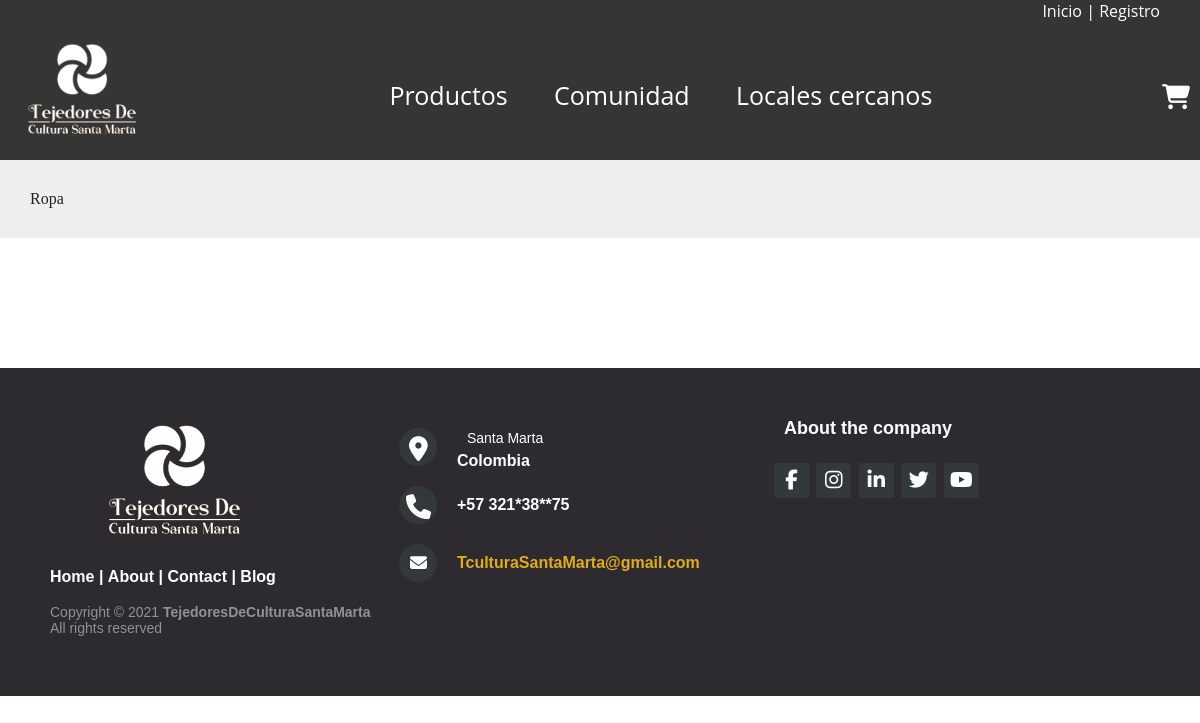
The page /vistas/MostrasProductos.php on the database as committed earlier.
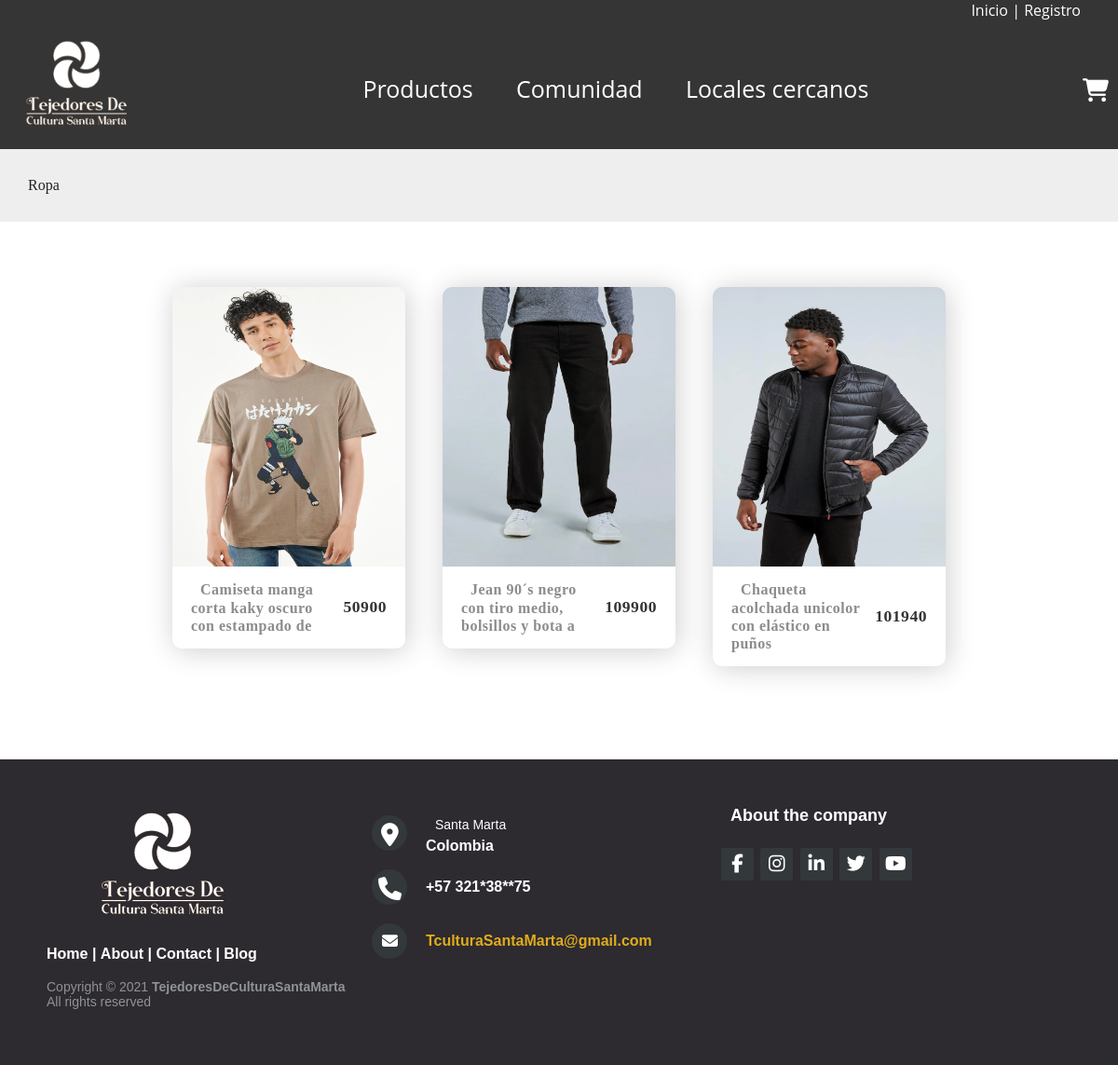
The same page on the database as committed later.
### tables this page shows
CREATE TABLE `producto` (
  `idProducto` int(11) NOT NULL,
  `nombre` varchar(50) NOT NULL,
  `descripcion` varchar(5000) NOT NULL,
  `unidadesDisponibles` int(11) NOT NULL,
  `valorUnidad` decimal(10,0) NOT NULL,
  `idcategoriaproducto` int(11) NOT NULL,
  `idtalla` int(11) DEFAULT NULL,
  `idusuario` int(11) DEFAULT NULL
);

CREATE TABLE `foto` (
  `idFoto` int(11) NOT NULL,
  `urlFoto` varchar(200) NOT NULL,
  `idProducto` int(11) NOT NULL
);

### controlador/mdb/mdbProductos.php (called while the page is built, shortened)
<?php
function leerProductos() {
    require_once(__DIR__."/../../modelo/dao/productoDAO.php");
    $dao = new ProductoDAO();
    $productos = $dao->leerProductos();
    return $productos;
}
?>

### modelo/dao/DataSource.php (called while the page is built, shortened)
<?php
class DataSource {
    private $conexion;
    public function __construct(){
        try {
            $config = fopen(__DIR__ . "/../../conf/config.json", "r");
            $content = "";
            while (!feof($config)) {
                $content .= fgets($config);
            }
            $json = json_decode($content, true);
            $this->cadenaConexion = "mysql:host=" . $json['host'] . ";dbname=" . $json['database'] . ';charset=utf8';
            $this->conexion = new PDO($this->cadenaConexion, $json['username'], $json['password']);
        } catch (PDOException $ex) {
            echo $ex->getMessage();
        }
    }
    public function ejecutarConsulta($sql = "", $values = array()){
        if ($sql != "") {
            $consulta = $this->conexion->prepare($sql);
            $consulta->execute($values);
            $tablaDatos = $consulta->fetchAll(PDO::FETCH_ASSOC);
            return $tablaDatos;
        } else {
            return 0;
        }
    }
}
?>

### modelo/dao/ProductoDAO.php (called while the page is built, shortened)
<?php
require_once(__DIR__ . "/DataSource.php");
require_once(__DIR__ . "/../entidad/Producto.php");
class ProductoDAO {
    public function leerProductos() {
        $data_source = new DataSource();
        $data_table = $data_source->ejecutarConsulta("SELECT * FROM producto");
        $productos = array();
        foreach ($data_table as $row) {
            $producto = new Producto(
                $row["idProducto"],
                $row["nombre"],
                $row["descripcion"],
                $row["unidadesDisponibles"],
                $row["valorUnidad"],
                $row["idcategoriaproducto"],
                $row["idtalla"],
                $row["idusuario"]
            );
            array_push($productos, $producto);
        }
        return $productos;
    }
}
?>

### modelo/entidad/Producto.php (called while the page is built, shortened)
<?php
class Producto
{
    private $idProducto;
    private $nombre;
    private $valorUnidad;
    public function __construct($idProducto, $nombre, $descripcion, $unidadesDisponibles, $valorUnidad, $idCategoriaProducto, $idTalla, $idUsuario) {
        $this->idProducto = $idProducto;
        $this->nombre = $nombre;
        $this->valorUnidad = $valorUnidad;
    }
    public function getIdProducto() {
        return $this->idProducto;
    }
    public function getNombre() {
        return $this->nombre;
    }
    public function getValorUnidad() {
        return $this->valorUnidad;
    }
}
?>

### controlador/mdb/mdbFoto.php (called while the page is built, shortened)
<?php
    function buscarFotoPorIdProducto($id) {
        require_once(__DIR__."/../../modelo/dao/FotoDAO.php");
        $dao = new FotoDAO();
        $foto = $dao->buscarFotoPorIdProducto($id);
        return $foto;
    }
?>

### modelo/dao/FotoDAO.php (called while the page is built, shortened)
<?php
require_once(__DIR__ . "/DataSource.php");
require_once(__DIR__ . "/../entidad/Foto.php");
class FotoDAO {
    public function buscarFotoPorIdProducto($id) {
        $data_source = new DataSource();
        $query = "SELECT * FROM foto WHERE idProducto = :id";
        $result = $data_source->ejecutarConsulta($query, array(':id' => $id));
        if (count($result) > 0) {
            $foto = new Foto(
                $result[0]["idFoto"],
                $result[0]["urlFoto"],
                $result[0]["idProducto"]
            );
            return $foto;
        } else {
            return null;
        }
    }
}
?>

### modelo/entidad/Foto.php (called while the page is built, shortened)
<?php
class Foto {
    private $urlFoto;
    public function __construct($idFoto, $urlFoto, $idProducto) {
        $this->urlFoto = $urlFoto;
    }
    public function getUrlFoto() {
        return $this->urlFoto;
    }
}
?>

### vistas/MostrasProductos.php (the view, shortened to what this page needs)
<?php
    require_once (__DIR__.'/../controlador/mdb/mdbProductos.php');
    require_once (__DIR__.'/../modelo/entidad/Producto.php');
    require_once (__DIR__.'/../controlador/mdb/mdbFoto.php');
    require_once (__DIR__.'/../modelo/entidad/Foto.php');
?>
<!DOCTYPE html>
<html lang="es">
<head>
    <link rel="stylesheet" href="css/styleMostrasProductos.css">
    <link rel="stylesheet" href="css/styleHeaderFooter.css">
    <link rel="stylesheet" href="https://cdnjs.cloudflare.com/ajax/libs/font-awesome/6.2.1/css/all.min.css"/>
</head>
<body>
    <header>
        <?php
        require_once("templates/Header.php");
        ?>
    </header>
    <div class="container-title">Ropa</div>
    <div class="container">
        <?php
        $aregloProducto = leerProductos();
        foreach ($aregloProducto as $Producto => $produc) { ?>
            <div class="card-container">
                <div class="item-a">
                    <div class="box">
                        <div class="slide-img">
                            <?php  $foto = buscarFotoPorIdProducto($produc->getIdProducto());
                            if($foto!=null){
                                $imagen = $foto->getUrlFoto();
                            }else{
                                $imagen="SinFoto.png";
                            }
                            ?>
                            <img src="../Fotos/<?php  echo $imagen ?>" alt="" />
                        </div>
                        <div class="detail-box">
                            <div class="type">
                                <a><span><?php
                                echo $produc->getNombre() ?></span></a>
                            </div>
                            <a class="price"><?php echo $produc->getValorUnidad()?></a>
                        </div>
                    </div>
                </div>
            </div>
        <?php ; } ?>
    </div>
    <footer>
        <?php
        require_once("./Templates/Footer.php");
     ?>
    </footer>
<body>
</html>

### vistas/Templates/Header.php (shortened to what this page needs)
<header>
        <div class="seccion">
            <ul>
                <li>
                    <ul class="menu">
                    <li>
                        <?php
                        if (isset($_SESSION['NOMBRE_USUARIO'])) {
                            echo '<a href="#"><div class="profile-dropdown-btn"><div class="profile-img"></div><span>' . $_SESSION['NOMBRE_USUARIO'] . '<i class="fa-solid fa-angle-down"></i></span></a>';
                            echo '<ul class="submenu2">';
                            echo '<li><a clas="enlace_seccion" href="funciones/carrito/index.html"><i class="fa-solid fa-cart-shopping"></i> Compras</a></li>';
                            if ($_SESSION['ROL_USUARIO'] == "Vendedor") {
                            echo '<li><a clas="enlace_seccion" href="./RegistroProducto.php"><i class="fa-solid fa-chart-line"></i> Vender</a></li>';
                            }
                            echo '<li><a href="./verPerfil.php"><i class="fa-regular fa-user"></i> Perfil</a></li>';
                            echo '<li><a href="#"><i class="fa-solid fa-sliders"></i> Configuración</a></li>';
                            echo '<li><a href="#"><i class="fa-regular fa-circle-question"></i> Servicio de soporte</a></li>';
                            echo '<hr />';
                            echo '<li><a href="../controlador/action/act_lagout.php"><i class="fa-solid fa-arrow-right-from-bracket"></i> Cerrar sesión</a></li>';
                            echo '</ul>';
                        } else {
                            echo '<a href="RegistroLogin.php" class="enlace_seccion">Inicio | Registro</a>';
                        }
                        ?>
                    </li>
                    </ul>
                </li>
            </ul>
        </div>
        <div class="contenido-header">
            <div class="logo">
                <a href="./index.php"><img src="img/Logo.png" alt="Logo De la tienda"></a>
            </div>
            <nav>
                <ul class="menu">
                    <li><a href="">Productos</a>
                    </li>
                    <li><a href="">Comunidad</a>
                    </li>
                    <li>
                        <a href="./LocalesCercanos.php">Locales cercanos</a>
                    </li>
                </ul>
            </nav>
            <div class="compra">
                <i class="fa-solid fa-cart-shopping"></i>
            </div>
        </div>
    </header>

### vistas/Templates/Footer.php
<footer class="footer-distributed">
<div class="footer-left">
    <img src="img/Logo.png" alt="logo">
    <p class="footer-links">
        <a href="index.html">Home</a>
        |
        <a href="">About</a>
        |
        <a href="">Contact</a>
        |
        <a href="">Blog</a>
    </p>
    <p class="footer-company-name">Copyright © 2021 <strong>TejedoresDeCulturaSantaMarta</strong> All rights reserved</p>
</div>
<div class="footer-center">
    <div>
        <i class="fa fa-map-marker"></i>
        <p><span>Santa Marta</span>
            Colombia</p>
    </div>
    <div>
        <i class="fa fa-phone"></i>
        <p>+57 321*38**75</p>
    </div>
    <div>
        <i class="fa fa-envelope"></i>
        <p><a href="mailto:sagar00001.co@gmail.com">TculturaSantaMarta@gmail.com</a></p>
    </div>
</div>
<div class="footer-right">
    <p class="footer-company-about">
        <span>About the company</span>
    </p>
    <div class="footer-icons">
        <a href=""><i class="fa fa-facebook"></i></a>
        <a href=""><i class="fa fa-instagram"></i></a>
        <a href=""><i class="fa fa-linkedin"></i></a>
        <a href=""><i class="fa fa-twitter"></i></a>
        <a href=""><i class="fa fa-youtube"></i></a>
    </div>
</div>
</footer>

### vistas/css/styleMostrasProductos.css (style rules this page uses)
* { margin: 0; padding: 0; box-sizing: border-box; }
.container { display: flex; flex-wrap: wrap; justify-content: center; }
.container-title { padding: 30px; background-color: #eee; margin-bottom: 50px; color: #222; }
.box { width: 250px; height: auto; box-shadow: 2px 2px 30px rgba(0, 0, 0, 0.2); border-radius: 10px; overflow: hidden; margin: 20px; }
.slide-img { height: 300px; width: 100%; background-color: #f0f0f0; display: flex; justify-content: center; align-items: center; overflow: hidden; position: relative; }
.slide-img img { width: 100%; height: 100%; box-sizing: border-box; position: absolute; top: 0; left: 0; }
.detail-box { width: 100%; display: flex; justify-content: space-between; align-items: center; padding: 10px 20px; box-sizing: border-box; }
.type { display: flex; flex-direction: column; }
.type a { color: #222222; margin: 5px 0px; font-weight: 700; letter-spacing: 0.5px; padding-right: 8px; }
.type span { color: rgba(26, 26, 26, 0.5); }
.price { color: #333333; font-weight: 600; font-size: 1.1rem; letter-spacing: 0.5px; }

### vistas/css/styleHeaderFooter.css (style rules this page uses)
header { background-color: #363535; height: 160px; }
.seccion { width: 100%; background-color: #363535; text-align: right; }
ul li { display: inline-block; padding: 0px 20px; }
span { font-size: 16px; vertical-align: middle; margin-left: 10px; }
.contenido-header { background-color: #363535; color: #ffffff; width: 100%; height: 100px; display: flex; justify-content: left; align-items:flex-end; padding: 10px; }
nav { font-size: 25px; width: 90%; }
.menu { text-align: center; }
.seccion .enlace_seccion { color: white ; text-decoration: double; }
.compra { font-size: 25px; }
.logo img { width: 210px; height: 100px; }
.seccion { color: #ffffff; width: 100%; background-color: #363535; text-align: right; }
.logo { float: left; padding-top: 10px; margin: -30px; }
.menu > li { position: relative; display: inline-block; margin: -5px; }
.menu > li > a { display: block; padding: 5px 5px; color: #ffffff; font-family: 'Open sans'; text-decoration: none; }
a { color: white ; text-decoration: double; }
footer { position: fixed; bottom: 0; }
.footer-distributed { background-color: #2d2a30; box-sizing: border-box; width: 100%; text-align: left; font: bold 16px sans-serif; padding: 50px 50px 60px 50px; margin-top: 80px; }
.footer-distributed .footer-left, .footer-distributed .footer-center, .footer-distributed .footer-right { display: inline-block; vertical-align: top; }
.footer-distributed .footer-left { width: 30%; }
.footer-distributed .footer-links { color: #ffffff; margin: 20px 0 12px; }
.footer-distributed .footer-links a { display: inline-block; line-height: 1.8; text-decoration: none; color: inherit; }
.footer-distributed .footer-company-name { color: #8f9296; font-size: 14px; font-weight: normal; margin: 0; }
.footer-distributed .footer-center { width: 35%; }
.footer-distributed .footer-center i { background-color: #33383b; color: #ffffff; font-size: 25px; width: 38px; height: 38px; border-radius: 50%; text-align: center; line-height: 42px; margin: 10px 15px; vertical-align: middle; }
.footer-distributed .footer-center i.fa-envelope { font-size: 17px; line-height: 38px; }
.footer-distributed .footer-center p { display: inline-block; color: #ffffff; vertical-align: middle; margin: 0; }
.footer-distributed .footer-center p span { display: block; font-weight: normal; font-size: 14px; line-height: 2; }
.footer-distributed .footer-center p a { color: #e0ac1c; text-decoration: none; ; }
.footer-distributed .footer-right { width: 30%; }
.footer-distributed .footer-company-about { line-height: 20px; color: #92999f; font-size: 13px; font-weight: normal; margin: 0; }
.footer-distributed .footer-company-about span { display: block; color: #ffffff; font-size: 18px; font-weight: bold; margin-bottom: 20px; }
.footer-distributed .footer-icons { margin-top: 25px; }
.footer-distributed .footer-icons a { display: inline-block; width: 35px; height: 35px; cursor: pointer; background-color: #33383b; border-radius: 2px; font-size: 20px; color: #ffffff; text-align: center; line-height: 35px; margin-right: 3px; margin-bottom: 5px; }
@media (max-height:800px) { footer { position: static; } }

Rows that differ between the two databases and show on the page:
added producto: foto.urlFoto (picture), nombre "Camiseta manga corta kaky oscuro con estampado de", valorUnidad "50900"
added producto: foto.urlFoto (picture), nombre "Jean 90´s negro con tiro medio, bolsillos y bota a", valorUnidad "109900"
added producto: foto.urlFoto (picture), nombre "Chaqueta acolchada unicolor con elástico en puños", valorUnidad "101940"
